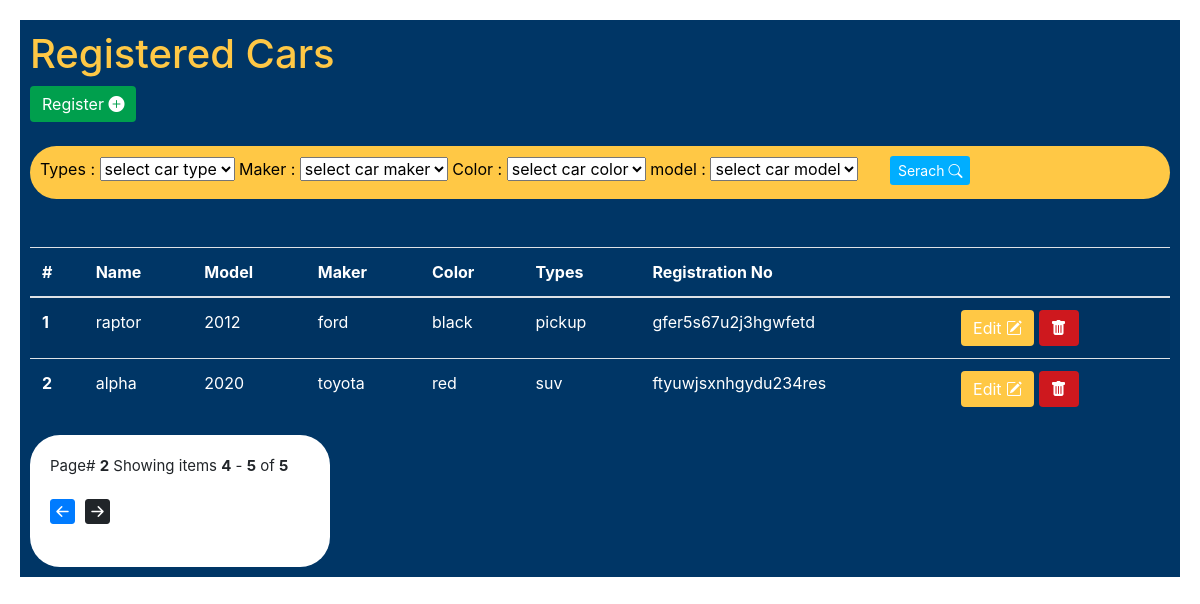
The app's page /cars/?page=2 (signed in) with its own data.
### cars/models.py (models this page shows, shortened)
class cars_data(models.Model):
    name = models.CharField(max_length=100)
    model = models.IntegerField()
    maker = models.CharField(max_length=100)
    color = models.CharField(max_length=100)
    types = models.CharField(max_length=100)
    registration_no = models.CharField(max_length=100, blank=True, null=True)
    class Meta:
        verbose_name_plural = 'Cars Data'

### cars/views.py (the view)
# urls.py: path('', login_required(views.cars_home), name='cars_home'),
def cars_home(request):
    dataset = cars_data.objects.all()
    page = request.GET.get('page', 1)
    paginator = Paginator(dataset, 3)
    try:
        pages = paginator.page(page)
    except PageNotAnInteger:
        pages = paginator.page(1)
    except EmptyPage:
        pages = paginator.page(paginator.num_pages)
    page_obj = paginator.get_page(page)
    template_data = {
        'dataset': pages,
        'page_obj': page_obj
    }
    return render(request, 'cars_home.html', template_data)

### cars/templates/cars_home.html (shortened to what this page needs)
<!doctype html>
<html lang="en">
<head>
    <link rel="stylesheet" href="https://cdn.jsdelivr.net/npm/bootstrap@4.3.1/dist/css/bootstrap.min.css"
>
    <link rel="stylesheet" href="https://cdn.jsdelivr.net/npm/bootstrap-icons@1.8.3/font/bootstrap-icons.css">
</head>
<body style="padding:20px;">
<div style="padding:10px; width:100%; background:#003666;">
    <a href="{% url 'cars_home' %}"><h1 style="color:#ffc845;">Registered Cars </h1></a>
    <button type="button" class="btn btn-primary" data-toggle="modal" data-target="#CarsModal_c"
            style="background:#009f4d; color:white; outline:none; border:none;">
        Register <i class="bi bi-plus-circle-fill"></i>
    </button>
    {% include "categories.html" %}
    <br><br>
    <table class="table table-striped" style="color:white;">
        <thead>
        <tr>
            <th scope="col">#</th>
            <th scope="col">Name</th>
            <th scope="col">Model</th>
            <th scope="col">Maker</th>
            <th scope="col">Color</th>
            <th scope="col">Types</th>
            <th scope="col">Registration No</th>
            <th scope="col"></th>
        </tr>
        </thead>
        <tbody>
        {% for data in dataset %}
        <tr>
            <th scope="row">{{ forloop.counter }}</th>
            <td>{{data.name}}</td>
            <td>{{data.model}}</td>
            <td>{{data.maker}}</td>
            <td>{{data.color}}</td>
            <td>{{data.types}}</td>
            <td>{{data.registration_no}}</td>
            <td>
                <button type="button" class="btn btn-primary" data-toggle="modal"
                        data-target="#CarsModal_ud_{{data.id}}"
                        style="background:#ffc845; color:white; outline:none; border:none;">
                    Edit <i class="bi bi-pencil-square"></i>
                </button>
                <a class="btn" href="{% url 'cars_del' data.id %}"
                   style="background:#ce181e; color:white; outline:none; border:none;">
                    <i class="bi bi-trash-fill"></i>
                </a>
            </td>
        </tr>
        {% endfor %}
        </tbody>
    </table>
    <div class="pr-4" style="background:white; padding:20px; width:300px; border-radius:30px;">
        {% if dataset.number %}
        <p style="font-size:15px;">
            Page# <b>{{ dataset.number }}</b>
            Showing items <b>{{ dataset.start_index }}</b> - <b>{{ dataset.end_index }}</b> of
            <b>{{ dataset.paginator.count }}</b>
        </p>
        {% else %}
        <p style="font-size:15px;">Page# 1
            Showing items {{ dataset.start_index }}-{{ dataset.end_index }} of {{ dataset.paginator.count }}</p>
        {% endif %}
        <ul class="pagination" style="font-size:25px;">
            {% if dataset.has_previous %}
            <li style="padding-right:5px;"><a href="./?page={{ dataset.previous_page_number }}">
                <i class="bi bi-arrow-left-square-fill"></i>
            </a></li>
            {% else %}
            <li class="disabled" style="padding-left:5px;"><i class="bi bi-arrow-left-square-fill"></i></li>
            {% endif %}
            {% if dataset.has_next %}
            <li style="padding-left:5px;"><a href="?page={{ dataset.next_page_number }}">
                <i class="bi bi-arrow-right-square-fill"></i>
            </a></li>
            {% else %}
            <li class="disabled" style="padding-left:5px;">
                <i class="bi bi-arrow-right-square-fill"></i>
            </li>
            {% endif %}
        </ul>
    </div>
</div>
</body>
</html>

### records on screen
cars_data: name "raptor", model "2012", maker "ford", color "black", types "pickup", registration_no "gfer5s67u2j3hgwfetd"
cars_data: name "alpha", model "2020", maker "toyota", color "red", types "suv", registration_no "ftyuwjsxnhgydu234res"

### other values on screen
{{ dataset.number }} "2"
{{ dataset.start_index }} "4"
{{ dataset.end_index }} "5"
{{ dataset.paginator.count }} "5"
